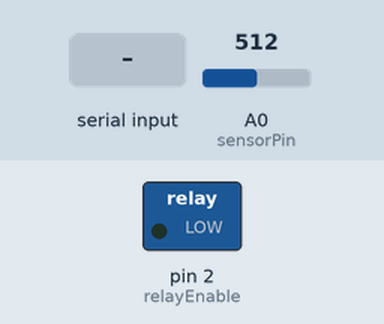
Bench run of a sketch on a simulated Arduino Uno, built with avr-gcc and run on an emulated ATmega328P. Shown: switched loads named in the sketch (green lamp = pin HIGH). Inputs (shaded band) come from the test bench; at power-on: A0 (sensorPin) = 512. What the sketch prints to the serial monitor is not drawn.

Above: at 2.2 s.
2.3 s: A0 (sensorPin) set to 527
At 4.2 s:
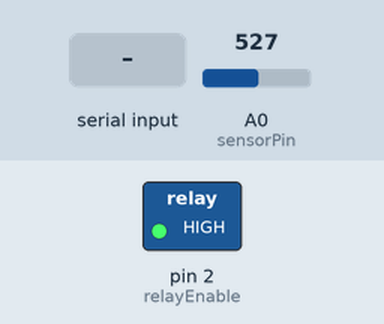
4.5 s: "1" received over Serial
8.6 s: A0 (sensorPin) set to 511
At 10.2 s:
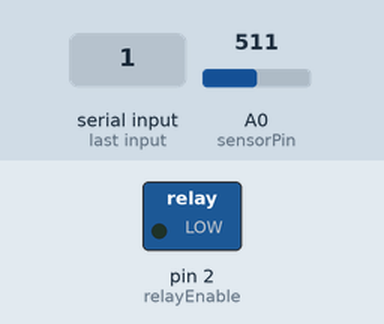
10.7 s: A0 (sensorPin) set to 716
At 12.5 s:
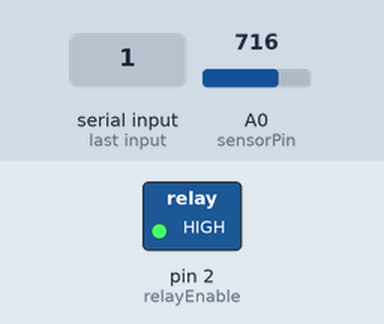
Timing chart, 0 to 13.8 s (numbered marks = the images above; inputs shaded):
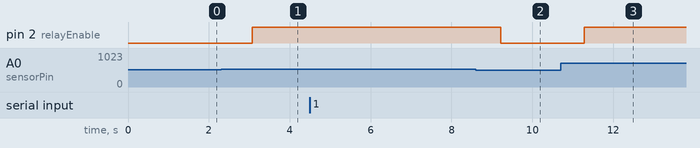

The sketch:

valve_control_buletooth.ino
```cpp
/*
 * Automatic Valve Opening Using IoT — Bluetooth Version
 * -------------------------------------------------------
 * Mini Project — Dept. of ECE, AMC Engineering College
 * VTU, Belagavi | 2023-24
 *
 * Description:
 *   Extended version with HC-05 Bluetooth module support.
 *   - Sends real-time soil moisture data to paired smartphone
 *   - Accepts manual control commands over Bluetooth:
 *       Send '1' → Force relay ON  (open valve)
 *       Send '0' → Force relay OFF (close valve)
 *   - Auto-controls relay based on moisture threshold (< 30%)
 *
 * Pin Configuration:
 *   Relay Module     → Arduino Pin 2
 *   Soil Sensor      → Arduino Pin A0
 *   HC-05 TX         → Arduino Pin 0 (RX)
 *   HC-05 RX         → Arduino Pin 1 (TX)
 * -------------------------------------------------------
 */

const int relayEnable  = 2;     // Relay control pin
const int sensorPin    = A0;    // Soil moisture sensor
const int thresholdMax = 800;   // Sensor reading at max dryness
const int thresholdMin = 400;   // Sensor reading at max wetness

void setup() {
  pinMode(relayEnable, OUTPUT);
  pinMode(sensorPin, INPUT);

  // Initialize Serial for Bluetooth communication (HC-05)
  Serial.begin(9600);
  Serial.println("=== Soil Moisture Monitoring System (BT Mode) ===");
  delay(1000);
}

void loop() {
  // Read and map sensor value to moisture percentage
  int sensorValue = analogRead(sensorPin);
  sensorValue = map(sensorValue, thresholdMin, thresholdMax, 0, 100);
  sensorValue = constrain(sensorValue, 0, 100);

  // Transmit moisture data over Bluetooth to paired device
  Serial.print("Moisture: ");
  Serial.print(sensorValue);
  Serial.println("%");

  // ── Manual Override via Bluetooth Commands ──
  if (Serial.available() > 0) {
    char command = Serial.read();

    if (command == '1') {
      digitalWrite(relayEnable, LOW);   // Activate relay → Open valve
      Serial.println("Manual: Relay ON → Valve OPEN");
    } else if (command == '0') {
      digitalWrite(relayEnable, HIGH);  // Deactivate relay → Close valve
      Serial.println("Manual: Relay OFF → Valve CLOSED");
    }
  }

  // ── Automatic Control Based on Moisture Level ──
  if (sensorValue < 30) {
    // Soil is dry — activate relay to open solenoid valve
    digitalWrite(relayEnable, LOW);
    Serial.println("Auto: Relay ON → Valve OPEN (moisture < 30%)");
  } else {
    // Soil moisture is sufficient — deactivate relay
    digitalWrite(relayEnable, HIGH);
    Serial.println("Auto: Relay OFF → Valve CLOSED");
  }

  Serial.println("--------------------------------");
  delay(1000);  // 1-second interval between readings
}
```

Measured:
- the behaviour switches between 519 and 520 on A0 (sensorPin) (found by bisection; images 0 and 1)
- after the input at 2.3 s, pin 2 (relayEnable): LOW → HIGH after 0.77 s
- after the input at 8.6 s, pin 2 (relayEnable): HIGH → LOW after 0.62 s
- after the input at 10.7 s, pin 2 (relayEnable): LOW → HIGH after 0.58 s
